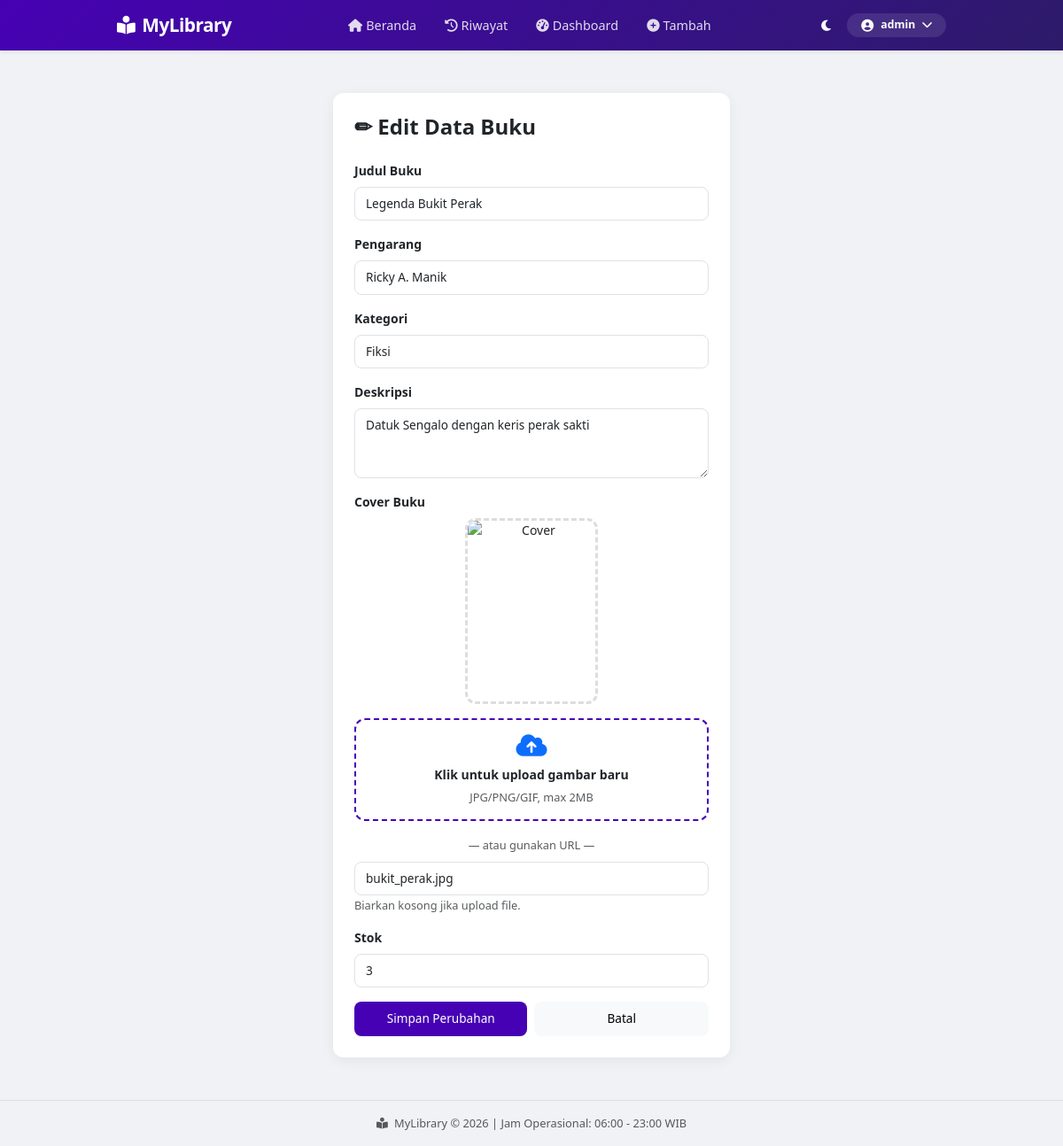
Page /pages/edit_buku.php?id=2 (signed in) on the committed database.
### tables this page shows
CREATE TABLE `buku` (
  `id` int(11) NOT NULL AUTO_INCREMENT,
  `judul` varchar(255) NOT NULL,
  `pengarang` varchar(255) NOT NULL,
  `kategori` varchar(50) DEFAULT NULL,
  `deskripsi` text DEFAULT NULL,
  `gambar` varchar(255) DEFAULT NULL,   
  `stok` int(11) DEFAULT 0,
  PRIMARY KEY (`id`)
);

### pages/edit_buku.php (the view, shortened to what this page needs)
<?php
require_once __DIR__ . '/../config/session.php';
$id = (int)$_GET['id'];
$stmt = mysqli_prepare($conn, "SELECT * FROM buku WHERE id = ?");
mysqli_stmt_bind_param($stmt, "i", $id);
mysqli_stmt_execute($stmt);
$b = mysqli_fetch_assoc(mysqli_stmt_get_result($stmt));
$gambar_preview = !empty($b['gambar']) ? $b['gambar'] : 'https://via.placeholder.com/150x210';
if (!empty($b['gambar']) && !filter_var($b['gambar'], FILTER_VALIDATE_URL)) {
    $gambar_preview = '../' . $gambar_preview;
}
?>
<!DOCTYPE html>
<html lang="id">
<head>
    <link rel="stylesheet" href="https://cdn.jsdelivr.net/npm/bootstrap@5.3.0/dist/css/bootstrap.min.css">
    <link rel="stylesheet" href="https://cdnjs.cloudflare.com/ajax/libs/font-awesome/6.0.0/css/all.min.css">
    <link rel="stylesheet" href="../assets/style.css">
</head>
<body>
<?php include __DIR__ . '/../includes/navbar.php'; ?>
<div class="container mt-5">
    <div class="row justify-content-center">
        <div class="col-md-6">
            <div class="card glass-card p-4">
                <h4 class="fw-bold mb-4">✏ Edit Data Buku</h4>
                <form action="../proses/proses.php" method="POST" enctype="multipart/form-data">
                    <div class="mb-3">
                        <label class="form-label fw-bold">Judul Buku</label>
                        <input type="text" name="judul" class="form-control" value="<?= htmlspecialchars($b['judul']) ?>" required>
                    </div>
                    <div class="mb-3">
                        <label class="form-label fw-bold">Pengarang</label>
                        <input type="text" name="pengarang" class="form-control" value="<?= htmlspecialchars($b['pengarang']) ?>" required>
                    </div>
                    <div class="mb-3">
                        <label class="form-label fw-bold">Kategori</label>
                        <input type="text" name="kategori" class="form-control" value="<?= htmlspecialchars($b['kategori'] ?? '') ?>">
                    </div>
                    <div class="mb-3">
                        <label class="form-label fw-bold">Deskripsi</label>
                        <textarea name="deskripsi" class="form-control" rows="3"><?= htmlspecialchars($b['deskripsi'] ?? '') ?></textarea>
                    </div>
                    <div class="mb-3">
                        <label class="form-label fw-bold">Cover Buku</label>
                        <div class="text-center mb-3">
                            <img src="<?= htmlspecialchars($gambar_preview) ?>" class="preview-img" id="previewImage" alt="Cover">
                        </div>
                        <div class="upload-area mb-3" onclick="document.getElementById('gambar').click()">
                            <i class="fas fa-cloud-upload-alt fa-2x text-primary mb-2"></i>
                            <p class="mb-1 fw-bold">Klik untuk upload gambar baru</p>
                            <small class="text-muted">JPG/PNG/GIF, max 2MB</small>
                        </div>
                        <div class="text-center my-2">
                            <small class="text-muted">— atau gunakan URL —</small>
                        </div>
                        <input type="text" name="gambar_url" class="form-control" value="<?= htmlspecialchars($b['gambar'] ?? '') ?>" placeholder="Kosongkan jika tidak ingin mengubah gambar">
                        <small class="text-muted">Biarkan kosong jika upload file.</small>
                    </div>
                    <div class="mb-3">
                        <label class="form-label fw-bold">Stok</label>
                        <input type="number" name="stok" class="form-control" value="<?= $b['stok'] ?>" min="0" required>
                    </div>
                    <div class="d-flex gap-2">
                        <button type="submit" name="update" class="btn btn-primary w-100">Simpan Perubahan</button>
                        <a href="index.php" class="btn btn-light w-100">Batal</a>
                    </div>
                </form>
            </div>
        </div>
    </div>
</div>
<?php include __DIR__ . '/../includes/footer_scripts.php'; ?>
</body>
</html>

### assets/style.css (style rules this page uses)
* { box-sizing: border-box; }
body { background: #f0f2f5; font-family: 'Segoe UI', sans-serif; transition: background-color 0.3s ease, color 0.3s ease; margin: 0; padding: 0; font-size: 14px; -webkit-text-size-adjust: 100%; }
.glass-card { background: #ffffff; border-radius: 12px; border: none; box-shadow: 0 4px 16px rgba(0,0,0,0.06); padding: 12px; }
.btn { font-size: 0.85rem; padding: 8px 14px; border-radius: 8px; }
.btn-primary { background: #4601b4; border: none; }
.container { width: 100%; padding-left: 10px; padding-right: 10px; max-width: 100%; }
.form-control { font-size: 0.85rem; padding: 8px 12px; border-radius: 8px; width: 100%; }
.text-muted { font-size: 0.8rem; }
@media (min-width: 768px) { body { font-size: 14px; } }
@media (min-width: 768px) { .glass-card { padding: 18px; border-radius: 12px; } }
@media (min-width: 768px) { .container { padding-left: 20px; padding-right: 20px; max-width: 960px; } }
@media (min-width: 768px) { .text-muted { font-size: 0.8rem; } }
@media (min-width: 768px) { .btn { font-size: 0.85rem; padding: 8px 16px; } }
@media (min-width: 768px) { .form-control { font-size: 0.85rem; } }
.container.mt-4, .container.mt-5, .container.py-5 { animation: fadeInUp 0.8s ease-out; }
.glass-card { animation: scaleIn 0.5s ease-out; }
.stat-card, .card { animation: cardPop 0.4s ease-out both; }
h3.fw-bold, h4.fw-bold, h5.fw-bold { animation: slideInLeft 0.6s ease-out; }

### pages/edit_buku.php (style rules this page uses)
.preview-img { width: 150px; height: 210px; object-fit: cover; border-radius: 12px; border: 3px dashed #ddd; display: block; margin: 0 auto; }
.upload-area { border: 2px dashed #4601b4; border-radius: 12px; padding: 15px; text-align: center; cursor: pointer; transition: all 0.3s; }

### rows in the picture
buku: judul "Legenda Bukit Perak", pengarang "Ricky A. Manik", kategori "Fiksi", deskripsi "Datuk Sengalo dengan keris perak sakti", gambar_url "bukit_perak.jpg", stok "3"

### other values in the picture
$text['menu_beranda'] "Beranda"
$text['menu_riwayat'] "Riwayat"
$text['menu_tambah'] "Tambah"
$username_login "admin"
